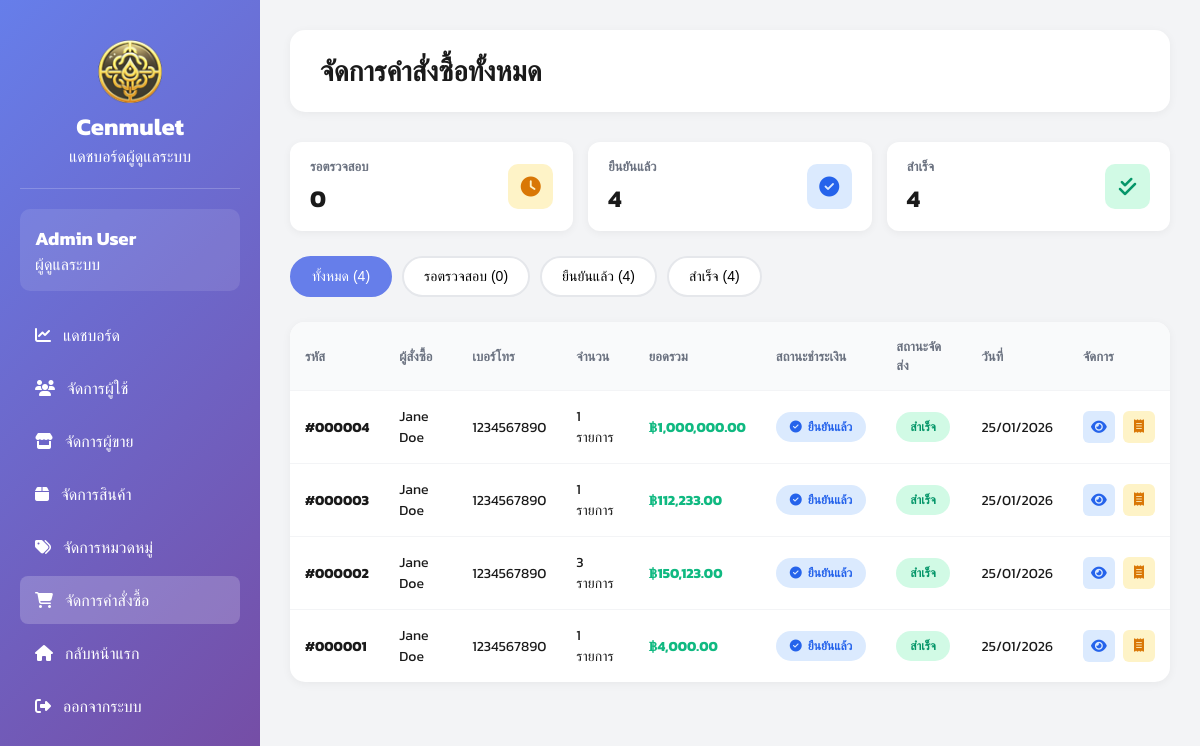
Page /views/admin/orders.php (signed in) on the earlier database version.
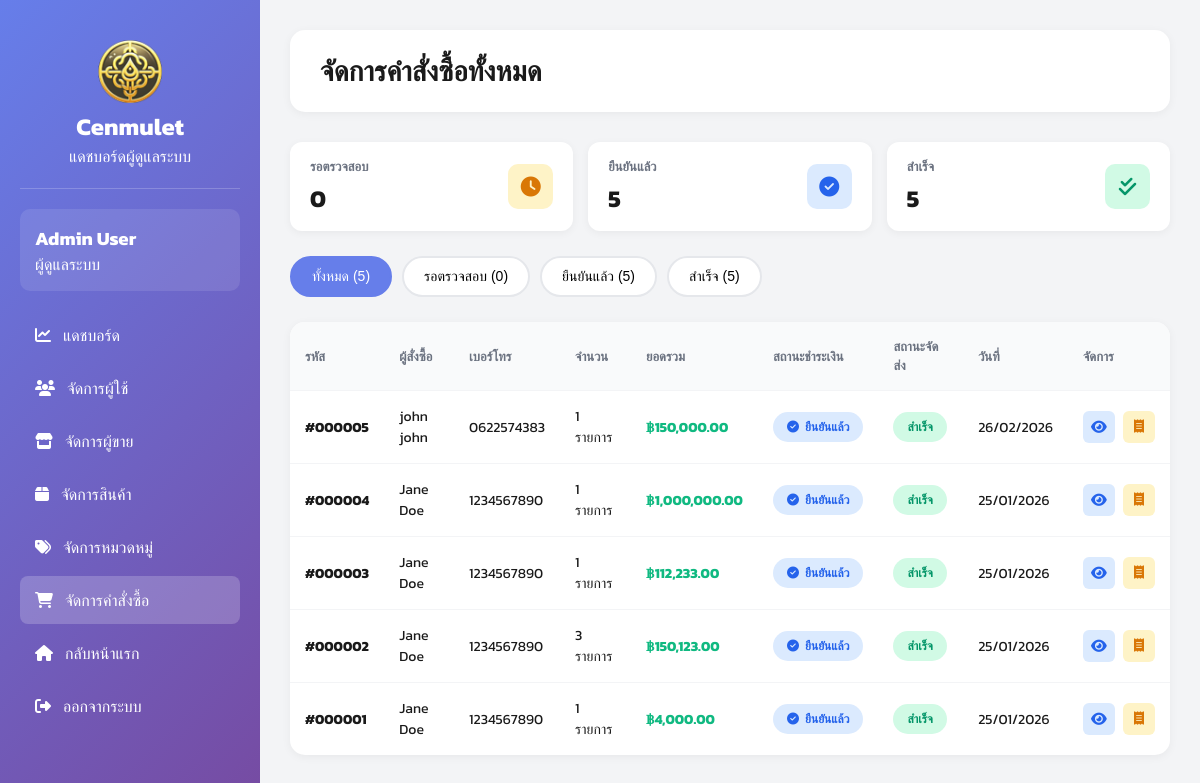
Same page on the later database version.
### tables this page shows
CREATE TABLE orders (
    id INTEGER PRIMARY KEY AUTOINCREMENT,
    user_id INTEGER,
    total_price REAL,
    status TEXT DEFAULT 'pending',
    created_at DATETIME DEFAULT CURRENT_TIMESTAMP,
    FOREIGN KEY (user_id) REFERENCES users(id)
);

### views/admin/orders.php (the view, shortened to what the changed rows need)
<?php
require_once __DIR__ . "/../../config/db.php";
try {
    $stmt = $db->query("
        SELECT o.*, u.fullname, u.tel, u.address,
               p.slip_image, p.status as payment_status,
               COUNT(DISTINCT oi.id) as item_count
        FROM orders o
        JOIN users u ON o.user_id = u.id
        LEFT JOIN payments p ON o.id = p.order_id
        LEFT JOIN order_items oi ON o.id = oi.order_id
        GROUP BY o.id
        ORDER BY o.created_at DESC
    ");
    $orders = $stmt->fetchAll(PDO::FETCH_ASSOC);
} catch (PDOException $e) {
    die("Error: " . $e->getMessage());
}
$count_pending = 0;
$count_confirmed = 0;
$count_completed = 0;
foreach ($orders as $order) {
    if ($order['payment_status'] === 'confirmed') $count_confirmed++;
    if ($order['status'] === 'completed') $count_completed++;
}
?>
<!DOCTYPE html>
<html lang="th">
<head>
    <link rel="stylesheet" href="https://cdnjs.cloudflare.com/ajax/libs/font-awesome/6.5.1/css/all.min.css">
</head>
<body>
    <div class="dashboard-container">
        <aside class="sidebar">
            <div class="sidebar-header">
                <h2>Cenmulet</h2>
            </div>
        </aside>
        <main class="main-content">
            <div class="top-bar">
                <h1>จัดการคำสั่งซื้อทั้งหมด</h1>
            </div>
            <div class="stats-mini">
                <div class="stat-mini">
                    <div class="stat-mini-info">
                        <h4>ยืนยันแล้ว</h4>
                        <p><?php echo $count_confirmed; ?></p>
                    </div>
                </div>
                <div class="stat-mini">
                    <div class="stat-mini-info">
                        <h4>สำเร็จ</h4>
                        <p><?php echo $count_completed; ?></p>
                    </div>
                </div>
            </div>
            <div class="filter-tabs">
                <button class="tab-btn active" onclick="filterOrders('all')">
                    ทั้งหมด (<?php echo count($orders); ?>)
                </button>
                <button class="tab-btn" onclick="filterOrders('pending')">
                    รอตรวจสอบ (<?php echo $count_pending; ?>)
                </button>
                <button class="tab-btn" onclick="filterOrders('confirmed')">
                    ยืนยันแล้ว (<?php echo $count_confirmed; ?>)
                </button>
                <button class="tab-btn" onclick="filterOrders('completed')">
                    สำเร็จ (<?php echo $count_completed; ?>)
                </button>
            </div>
            <?php if (count($orders) > 0): ?>
                <div class="orders-table">
                    <table>
                        <thead>
                            <tr>
                                <th>รหัส</th>
                                <th>ผู้สั่งซื้อ</th>
                                <th>เบอร์โทร</th>
                                <th>จำนวน</th>
                                <th>ยอดรวม</th>
                                <th>สถานะชำระเงิน</th>
                                <th>สถานะจัดส่ง</th>
                                <th>วันที่</th>
                                <th>จัดการ</th>
                            </tr>
                        </thead>
                        <tbody>
                            <?php foreach ($orders as $order): ?>
                                <?php
                                $payment_class = 'status-pending';
                                $payment_text = 'รอตรวจสอบ';
                                $payment_icon = 'fa-clock';
                                $data_status = 'pending';
                                if ($order['payment_status'] === 'confirmed') {
                                    $payment_class = 'status-confirmed';
                                    $payment_text = 'ยืนยันแล้ว';
                                    $payment_icon = 'fa-check-circle';
                                    $data_status = 'confirmed';
                                }
                                $delivery_class = 'status-pending';
                                $delivery_text = 'รอดำเนินการ';
                                if ($order['status'] === 'completed') {
                                    $delivery_class = 'status-completed';
                                    $delivery_text = 'สำเร็จ';
                                    $data_status = 'completed';
                                }
                                ?>
                                <tr data-status="<?php echo $data_status; ?>">
                                    <td><strong>#<?php echo str_pad($order['id'], 6, '0', STR_PAD_LEFT); ?></strong></td>
                                    <td><?php echo htmlspecialchars($order['fullname']); ?></td>
                                    <td><?php echo htmlspecialchars($order['tel']); ?></td>
                                    <td><?php echo $order['item_count']; ?> รายการ</td>
                                    <td><strong style="color: #10b981;">฿<?php echo number_format($order['total_price'], 2); ?></strong></td>
                                    <td>
                                        <span class="status-badge <?php echo $payment_class; ?>">
                                            <i class="fa-solid <?php echo $payment_icon; ?>"></i>
                                            <?php echo $payment_text; ?>
                                        </span>
                                    </td>
                                    <td>
                                        <span class="status-badge <?php echo $delivery_class; ?>">
                                            <?php echo $delivery_text; ?>
                                        </span>
                                    </td>
                                    <td><?php echo date('d/m/Y', strtotime($order['created_at'])); ?></td>
                                    <td>
                                        <div class="action-btns">
                                            <a href="/views/admin/order_detail.php?id=<?php echo $order['id']; ?>"
                                               class="btn-icon view"
                                               title="ดูรายละเอียด">
                                                <i class="fa-solid fa-eye"></i>
                                            </a>
                                            <?php if ($order['slip_image']): ?>
                                            <button onclick="showSlip('<?php echo htmlspecialchars($order['slip_image']); ?>')"
                                                    class="btn-icon slip"
                                                    title="ดูสลิป">
                                                <i class="fa-solid fa-receipt"></i>
                                            </button>
                                            <?php endif; ?>
                                        </div>
                                    </td>
                                </tr>
                            <?php endforeach; ?>
                        </tbody>
                    </table>
                </div>
            <?php endif; ?>
        </main>
    </div>
</body>
</html>

Differences in the rows shown:
added orders: id "000005", fullname "john john", tel "0622574383", item_count "1", total_price "150,000.00", payment_text "ยืนยันแล้ว", status "สำเร็จ", created_at "26/02/2026"
Other differences:
$count_confirmed: "4" → "5"
$count_completed: "4" → "5"
count($orders): "4" → "5"
